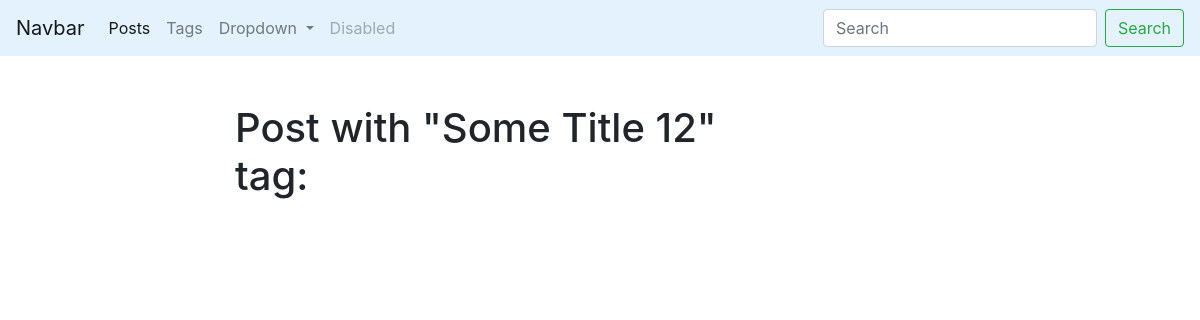
Before: /blog/tag/some-title-12/ with the older database file.
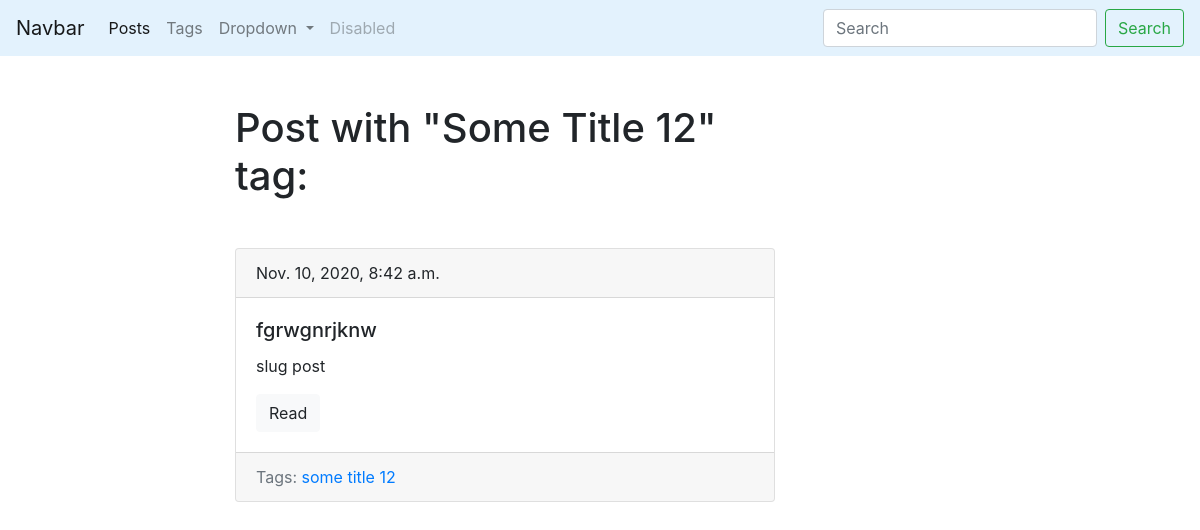
After: the same page with the newer database file.
### blog/models.py (models this page shows, shortened)
class Tag(models.Model):
    title = models.CharField(max_length=150)
    slug = models.SlugField(max_length=150, unique=True)
    def get_absolute_url(self):
        return reverse('tag_detail_url', kwargs={'slug': self.slug})
    class Meta:
        ordering = ['title']

class Post(models.Model):
    title = models.CharField(max_length=150, db_index=True)
    slug = models.SlugField(max_length=150, blank=True, unique=True)
    body = models.TextField(blank=True, db_index=True)
    date_pub = models.DateTimeField(auto_now_add=True)
    tags = models.ManyToManyField('Tag', blank=True, related_name='posts')
    def get_absolute_url(self):
        return reverse('post_detail_url', kwargs={'slug': self.slug})
    class Meta:
        ordering = ['-date_pub']

### blog/views.py (the view)
# urls.py: path('tag/<str:slug>/', TagDetail.as_view(), name='tag_detail_url'),
class TagDetail(ObjectDetailMixin, View):
    model = Tag
    template = 'blog/tag_detail.html'

### blog/utils.py (called while the page is built)
    def get(self, request, slug):
        obj = get_object_or_404(self.model, slug__iexact=slug)
        return render(request, self.template, context={self.model.__name__.lower(): obj, 'admin_object': obj, 'detail': True})

### blog/templates/blog/tag_detail.html (shortened to what this page needs)
{% extends 'blog/base_blog.html'%}
{% block content %}
    <h1 class="mb-5">Post with "{{ tag.title|title }}" tag:</h1>
    {% for post in tag.posts.all %}
        {% include 'blog/includes/post_card_template.html' %}
    {% endfor %}
{% endblock %}

### blog/templates/blog/base_blog.html (shortened to what this page needs)
{% extends 'base.html'%}

### templates/base.html (shortened to what this page needs)
{% load static %}
<!doctype html>
<html lang="en">
<head>
    <link rel="stylesheet" href="https://cdn.jsdelivr.net/npm/bootstrap@4.5.3/dist/css/bootstrap.min.css">
    <link rel="stylesheet" href="{% static 'css/style.css' %}">
</head>
<body>
	<nav class="navbar navbar-expand-lg navbar-light" style="background-color: #e3f2fd;">
  <a class="navbar-brand" href="#">Navbar</a>
  <div class="collapse navbar-collapse" id="navbarSupportedContent">
	<ul class="navbar-nav mr-auto">
	  <li class="nav-item active">
		<a class="nav-link" href="{% url 'posts_list_url' %}">Posts</a>
	  </li>
	  <li class="nav-item">
		<a class="nav-link" href="{% url 'tags_list_url' %}">Tags</a>
	  </li>
	  <li class="nav-item dropdown">
		<a class="nav-link dropdown-toggle" href="#" id="navbarDropdown" role="button" data-toggle="dropdown" aria-haspopup="true" aria-expanded="false">
		  Dropdown
		</a>
	  </li>
	  <li class="nav-item">
		<a class="nav-link disabled" href="#" tabindex="-1" aria-disabled="true">Disabled</a>
	  </li>
	</ul>
	<form class="form-inline my-2 my-lg-0" action="{% url 'posts_list_url' %}">
	  <input class="form-control mr-sm-2" type="search" placeholder="Search" aria-label="Search" name="search">
	  <button class="btn btn-outline-success my-2 my-sm-0" type="submit">Search</button>
	</form>
  </div>
</nav>
    <div class="container mt-5">
        <div class="row">
            <div class="col-6 offset-md-2">
                {% block content %}{% endblock %}
            </div>
        </div>
    </div>
</body>
</html>

### blog/templates/blog/includes/post_card_template.html
<div class="card mb-4">
  <div class="card-header">
    {{ post.date_pub }}
  </div>
  <div class="card-body">
    <h5 class="card-title">{{ post.title }}</h5>
    <p class="card-text">{{ post.body|truncatewords:15 }}</p>
    <a href="{{ post.get_absolute_url }}" class="btn btn-light">Read</a>
  </div>
  <div class="card-footer text-muted">
    Tags:
    {% for tag in post.tags.all %}
      <a href="{{tag.get_absolute_url}}">{{ tag.title }}</a>
    {% endfor %}
  </div>
</div>

Changed rows visible on the page:
added Post: date_pub "Nov. 10, 2020, 8:42 a.m.", title "fgrwgnrjknw", body "slug post", Tag (title "some title 12")
